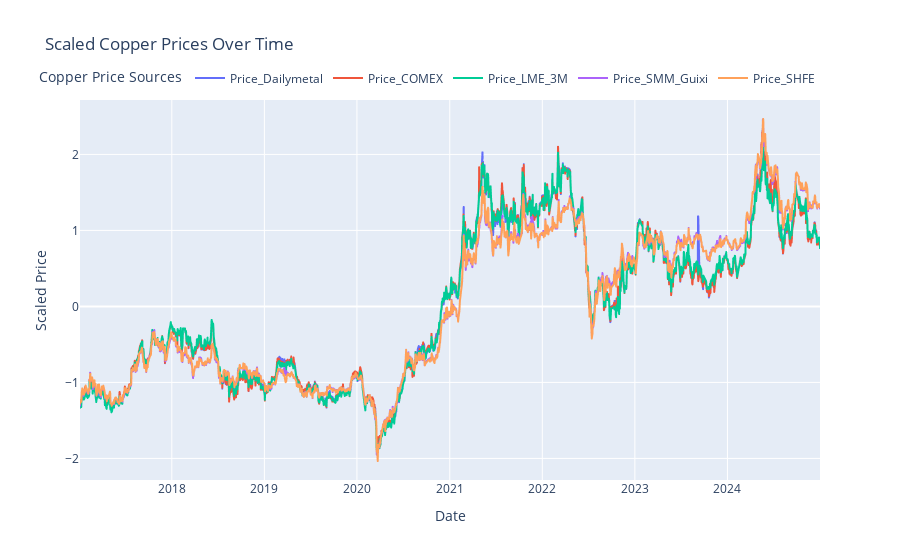

This figure's notebook cell:
### Code cell
# Scale the data and plot
dfcu_merged_scaled = dfcu_merged.copy()
dfcu_merged_scaled['Price_Dailymetal'] = (dfcu_merged_scaled['Price_Dailymetal'] - dfcu_merged_scaled['Price_Dailymetal'].mean()) / dfcu_merged_scaled['Price_Dailymetal'].std()
dfcu_merged_scaled['Price_COMEX'] = (dfcu_merged_scaled['Price_COMEX'] - dfcu_merged_scaled['Price_COMEX'].mean()) / dfcu_merged_scaled['Price_COMEX'].std()
dfcu_merged_scaled['Price_LME_3M'] = (dfcu_merged_scaled['Price_LME_3M'] - dfcu_merged_scaled['Price_LME_3M'].mean()) / dfcu_merged_scaled['Price_LME_3M'].std()
dfcu_merged_scaled['Price_SMM_Guixi'] = (dfcu_merged_scaled['Price_SMM_Guixi'] - dfcu_merged_scaled['Price_SMM_Guixi'].mean()) / dfcu_merged_scaled['Price_SMM_Guixi'].std()
dfcu_merged_scaled['Price_SHFE'] = (dfcu_merged_scaled['Price_SHFE'] - dfcu_merged_scaled['Price_SHFE'].mean()) / dfcu_merged_scaled['Price_SHFE'].std()
# Plot the scaled data
fig_copper_scaled = px.line(dfcu_merged_scaled, x='Date', y=['Price_Dailymetal', 'Price_COMEX', 'Price_LME_3M', 'Price_SMM_Guixi', 'Price_SHFE'],
                             labels={'value': 'Scaled Price', 'variable': 'Copper Price'},
                             title='Scaled Copper Prices Over Time')
fig_copper_scaled.update_layout(
    xaxis_title='Date',
    yaxis_title='Scaled Price',
    legend_title_text='Copper Price Sources',
    legend=dict(
        orientation="h",
        yanchor="bottom",
        y=1.02,
        xanchor="right",
        x=1
    )
)
fig_copper_scaled.show()

### Figure 1 — Plotly figure (JSON) as saved in the notebook; plotly's stock layout.template omitted (floating-point values rounded to 4 significant figures; data arrays with more than 128 entries replaced by an {"elided": "..."} marker saying what was removed)
{"data": [{"hovertemplate": "Copper Price=Price_Dailymetal<br>Date=%{x}<br>Scaled Price=%{y}<extra></extra>", "legendgroup": "Price_Dailymetal", "line": {"color": "#636efa", "dash": "solid"}, "marker": {"symbol": "circle"}, "mode": "lines", "name": "Price_Dailymetal", "showlegend": true, "type": "scattergl", "x": {"elided": "1843 str values"}, "xaxis": "x", "y": {"elided": "1843 float values"}, "yaxis": "y"}, {"hovertemplate": "Copper Price=Price_COMEX<br>Date=%{x}<br>Scaled Price=%{y}<extra></extra>", "legendgroup": "Price_COMEX", "line": {"color": "#EF553B", "dash": "solid"}, "marker": {"symbol": "circle"}, "mode": "lines", "name": "Price_COMEX", "showlegend": true, "type": "scattergl", "x": {"elided": "1843 str values"}, "xaxis": "x", "y": {"elided": "1843 float values"}, "yaxis": "y"}, {"hovertemplate": "Copper Price=Price_LME_3M<br>Date=%{x}<br>Scaled Price=%{y}<extra></extra>", "legendgroup": "Price_LME_3M", "line": {"color": "#00cc96", "dash": "solid"}, "marker": {"symbol": "circle"}, "mode": "lines", "name": "Price_LME_3M", "showlegend": true, "type": "scattergl", "x": {"elided": "1843 str values"}, "xaxis": "x", "y": {"elided": "1843 float values"}, "yaxis": "y"}, {"hovertemplate": "Copper Price=Price_SMM_Guixi<br>Date=%{x}<br>Scaled Price=%{y}<extra></extra>", "legendgroup": "Price_SMM_Guixi", "line": {"color": "#ab63fa", "dash": "solid"}, "marker": {"symbol": "circle"}, "mode": "lines", "name": "Price_SMM_Guixi", "showlegend": true, "type": "scattergl", "x": {"elided": "1843 str values"}, "xaxis": "x", "y": {"elided": "1843 float values"}, "yaxis": "y"}, {"hovertemplate": "Copper Price=Price_SHFE<br>Date=%{x}<br>Scaled Price=%{y}<extra></extra>", "legendgroup": "Price_SHFE", "line": {"color": "#FFA15A", "dash": "solid"}, "marker": {"symbol": "circle"}, "mode": "lines", "name": "Price_SHFE", "showlegend": true, "type": "scattergl", "x": {"elided": "1843 str values"}, "xaxis": "x", "y": {"elided": "1843 float values"}, "yaxis": "y"}], "layout": {"legend": {"orientation": "h", "title": {"text": "Copper Price Sources"}, "tracegroupgap": 0, "x": 1, "xanchor": "right", "y": 1.02, "yanchor": "bottom"}, "title": {"text": "Scaled Copper Prices Over Time"}, "xaxis": {"anchor": "y", "domain": [0, 1], "title": {"text": "Date"}}, "yaxis": {"anchor": "x", "domain": [0, 1], "title": {"text": "Scaled Price"}}}}
